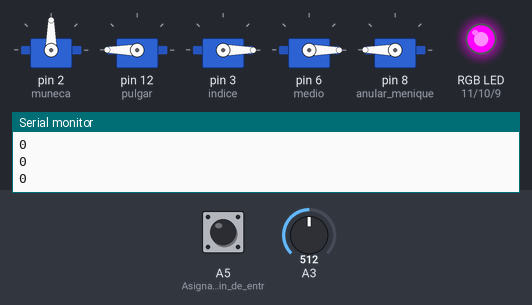
Recording of a sketch running on a simulated Arduino Uno, built with avr-gcc and run on an emulated ATmega328P. Parts: 5 × servo, an RGB LED mixed from three pins (HIGH = lit), the last lines printed to the serial monitor. The inputs (shaded band) are chosen by the test bench; at power-on: A5 (Asignación_de_pin_de_entr) HIGH, A3 = 512.

Above: at 1.2 s.
1.3 s: A5 (Asignación_de_pin_de_entr) pulled LOW for 0.15 s
At 2.3 s:
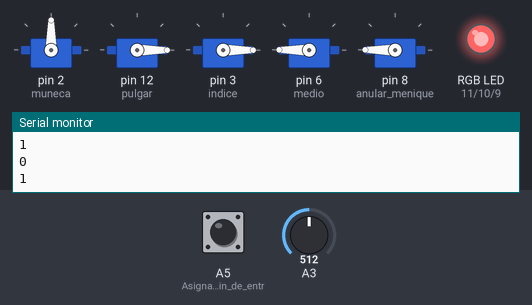
3.3 s: A3 set to 306
At 4.8 s:
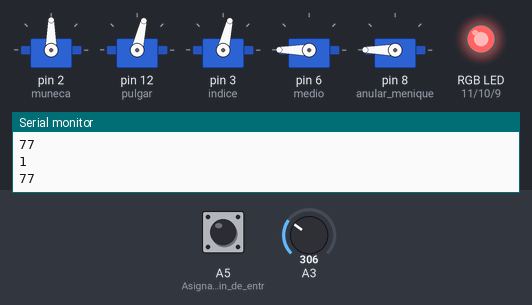
5.1 s: A3 set to 122
At 6.6 s:
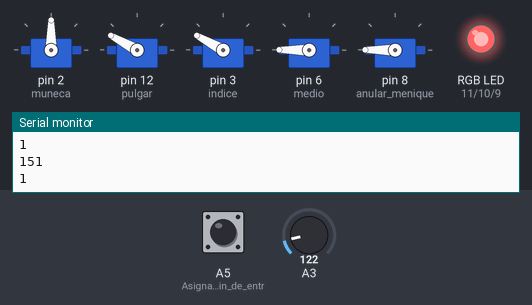
6.9 s: A5 (Asignación_de_pin_de_entr) pulled LOW for 1 s
At 9.1 s:
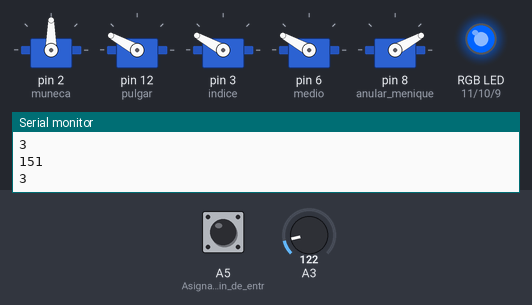
9.4 s: A5 (Asignación_de_pin_de_entr) pulled LOW for 0.15 s
At 10.7 s:
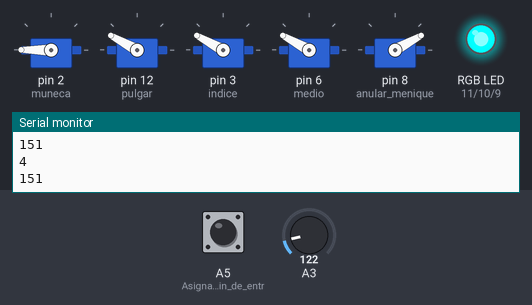
11.4 s: A3 set to 511
At 12.1 s:
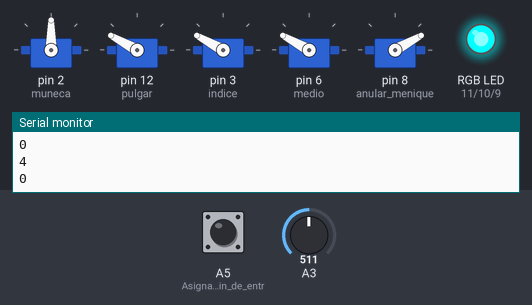
Timing chart, 0 to 14.1 s (numbered marks = the images above; inputs shaded):
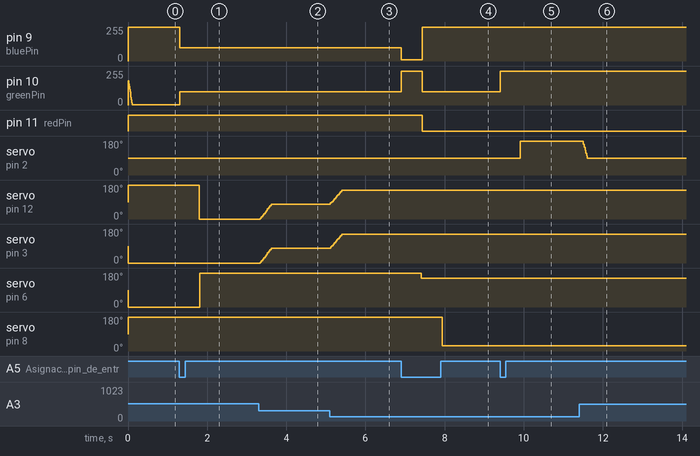

The sketch:

Codigo_Protesis_Andres_Camilo_Sanchez.ino
```cpp
//Firmware para Prótesis Andres Camilo Sanchez V1.0
//
//Sensores utilizados: Infrarrojo de proximidad (Actividad Muscular) - Botón pulsador(Selector de posición)

//Descripción breve: El micro captura la actividad muscular por medio del sensor conectado al pin análogo A3,
//                   posiciona los dedos y la muñeca de acuerdo al estado seleccionado por el botón selector,
//                   las posiciones se encuentran en una tabla de valores formada por 5 variables correspondientes a cada servo,
//                   de este modo una variable puede guardar varios valores de posiciones, ser modificada y accesible.
//                   El micro posee un led RGB como indicador visual del estado de la prótesis, a cada pulsación del boton, el led
//                   pasará a un color diferente y apuntara a nuevas variables de posición, así el usuario puede tener control total
//                   y la posibilidad de añadir multiples posiciones de uso cotidiano.


#include <Servo.h>            //incluida la librería de control de servos de Arduino IDE

Servo muneca;
Servo pulgar;
Servo indice;                  //declaración de servos para dedos y muñeca.
Servo medio;
Servo anular_menique;

/////////////// ASIGNACION DE PINES PARA LED RGB INDICADOR

int redPin = 11;         //pin led rojo
int greenPin = 10;      //pin led verde
int bluePin = 9;       //pin led azul

int sensor = 0;        //resultado de promedio de señal muscular, variable dinamica.
int selector = 0;      //contador del boton selector de posición, variable dinamica.
int responsedelay = 5; //modifica la velocidad de respuesta en los servos, mayor valor = mayor velocidad, valor maximo = 30.

///////BANCO DE DATOS PARA GESTOS  DE LA MANO
//0 : extiende/relaja los dedos, el led indica la actividad muscular.
//1 : agarre tip bidigital entre dedos índice y pulgar.
//2 : agarre tip tridigital entre dedos índice, medio y pulgar.
//3 : agarre cilìndrico/esferico, flexiona los 5 dedos.
//4 : extensión/flexión de la muñeca.

int posiciones=4;
///////////////////////0////1/////2/////3////4////5
int varmuneca [] = { 90,   90,   90,   90,   90};   //,  90};   //continuar la matriz para mas posiciones
int varpulgar [] = {180,    0,    0,    0,   0};   //,   0};
int varindice [] = {  0,    0,    0,    0,   0};   //,   0};
int varmedio  [] = {  0,  180,    0,    0,   0};   //,   0};
int varanular [] = {180,  180,  180, -180,   0};   //,   0};

//////////////////////0////1////2////3////4////5
int red       [] = {255, 255, 255,   0,   0};   //,   0};
int green     [] = {2, 100, 255, 100, 255};   //, 100};     //continuar la matriz para mas colores
int blue      [] = {255, 100,  10, 255, 255};   //, 255};

/////////////// VARIABLES DE SENSOR DE ACTIVIDAD MUSCULAR Y PARA FILTRADO DE SEÑAL (PROMEDIO DE 10 MUESTRAS)
const int numReadings = 10;
int readings[numReadings];      // the readings from the analog input
int readIndex = 0;              // the index of the current reading
int total = 0;                  // the running total
int average = 0;                // the average

////////////////FUNCION PARA CAPTURA Y FILTRADO DE SEÑAL MEDIANTE PROMEDIO DE X MUESTRAS

void getmusclesignal() {
  total = total - readings[readIndex];
  readings[readIndex] = analogRead(A3);
  total = total + readings[readIndex];                    //Calcula el promedio en tiempo real
  readIndex = readIndex + 1;                              //Fuente: https://www.arduino.cc/en/Tutorial/BuiltInExamples/Smoothing
  if (readIndex >= numReadings) {
    readIndex = 0;
  }
  sensor = map((total / numReadings), 500, 50, 0, 180);  // Mapea la señal obtenida entre valores no superiores a 180
                                                          // para ser utilizados directamente en los servos

  sensor = constrain(sensor, 0, 180);                     // Mantiene los valores de la variable entre 0 y 180
  Serial.println(sensor);                                 // Reporta la lectura filtrada del sensor
 // Serial.println(analogRead(A3));                         // Reporta la lectura raw del sensor
}

/////////////// SECUENCIA PRELIMINAR DE ARDUINO
void setup() {

  pinMode(redPin, OUTPUT);
  pinMode(greenPin, OUTPUT);                   //Asignación de pines para led RGB indicador
  pinMode(bluePin, OUTPUT);
  pinMode(A5, INPUT_PULLUP);                   //Asignación de pin de entrada para botón selector

  muneca.attach(2);
  pulgar.attach(12);
  indice.attach(3);                            //Asignación de pines para control de servo-motores
  medio.attach(6);
  anular_menique.attach(8);

  Serial.begin(9600);                          //Activa puerto serial para debug.

}

void loop() {

  getmusclesignal();                          //llama a la función de captura de actividad muscular.
                                              //Esta aloja en la variable sensor el resultado de la operación.
delay(10);
  Serial.println(selector);                   //Reporta el estado del selector, variable al presionar el botón.

  if (selector == 0) {                        //Se define una rutina de posición relajada, donde los dedos se extienden,
                                              //la muñeca retiene su actual posición y el led RGB muestra un color verde.

    analogWrite(redPin, red[selector]);
    analogWrite(greenPin, (green[selector] + sensor));    //indicador led RGB en verde.
    analogWrite(bluePin, (blue[selector] + sensor));

    pulgar.write(varpulgar[0]);
    indice.write(varindice[0]);                       //Extensión de los dedos pulgar, indice, medio, anular y meñique.
    medio.write(varmedio[0]);
    anular_menique.write(varanular[0]);

  }

  if (!digitalRead(A5)) {                                     //Captura la actividad del botón selector
    selector++;                                               //Aumenta el valor del selector

    if (selector > posiciones)selector = 0;                   //Controla el rango de selección.

    analogWrite(redPin, red[selector]);
    analogWrite(greenPin, green[selector]);                    //indicador led RGB en el color asignado en la matriz de datos. linea 49
    analogWrite(bluePin, blue[selector]);

    delay(500);                                                //delay para retardo de botón.

  }

  if (selector > 0 && selector < 4) {                           //delimita las posiciones entre 1 y 3 para movimientos digitales unicamente
    pulgar.write(abs(sensor + varpulgar[selector]));
    delay(responsedelay);
    indice.write(abs(sensor + varindice[selector]));
    delay(responsedelay);
    medio.write(abs(sensor + varmedio[selector]));
    delay(responsedelay);
    anular_menique.write(abs(sensor + varanular[selector]));
    delay(responsedelay);
  }

if (selector > 3){                                             //delimita la posición 4 para control de flexión/extensión de la muñeca.
muneca.write(constrain(varmuneca[4] + sensor,0, 180));
delay(responsedelay*2);
}

}
```

Measured:
- after the input at 1.3 s, pin 9 (bluePin): 255/255 → 100/255 at once; pin 10 (greenPin): 2/255 → 100/255 at once; servo on pin 12 (pulgar): 180° → 0° after 0.50 s; servo on pin 6 (medio): 0° → 180° after 0.51 s
- after the input at 3.3 s, servo on pin 12 (pulgar), servo on pin 3 (indice): moves from 0° to 77° over 0.28 s, starting at once
- after the input at 5.1 s, servo on pin 12 (pulgar), servo on pin 3 (indice): moves from 77° to 151° over 0.28 s, starting at once
- after the input at 6.9 s, pin 9 (bluePin): 100/255 → 10/255 at once, → 255/255 0.53 s later; pin 10 (greenPin): 100/255 → 255/255 at once, → 100/255 0.53 s later; pin 11 (redPin): HIGH → LOW after 0.53 s; servo on pin 6 (medio): 180° → 151° after 0.51 s; servo on pin 8 (anular_menique): 180° → 29° after 1.0 s
- after the input at 9.4 s, pin 10 (greenPin): 100/255 → 255/255 at once; servo on pin 2 (muneca): 90° → 180° after 0.51 s
- after the input at 11.4 s, servo on pin 2 (muneca): 180° → 90° after 0.09 s
